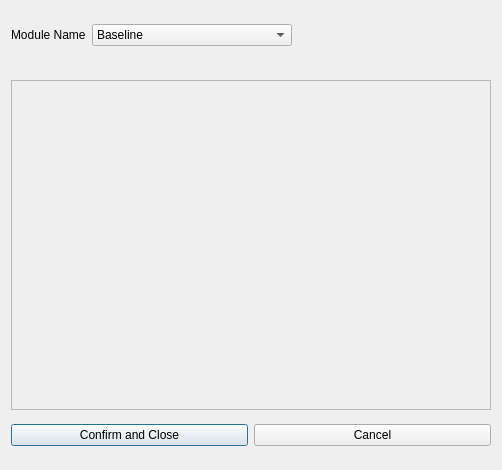
<?xml version="1.0" encoding="UTF-8"?>
<ui version="4.0">
 <class>SettingsForm</class>
 <widget class="QDialog" name="SettingsForm">
  <property name="windowModality">
   <enum>Qt::WindowModality::WindowModal</enum>
  </property>
  <property name="geometry">
   <rect>
    <x>0</x>
    <y>0</y>
    <width>502</width>
    <height>470</height>
   </rect>
  </property>
  <property name="sizePolicy">
   <sizepolicy hsizetype="Minimum" vsizetype="Minimum">
    <horstretch>0</horstretch>
    <verstretch>0</verstretch>
   </sizepolicy>
  </property>
  <property name="minimumSize">
   <size>
    <width>500</width>
    <height>470</height>
   </size>
  </property>
  <property name="maximumSize">
   <size>
    <width>502</width>
    <height>450</height>
   </size>
  </property>
  <property name="windowTitle">
   <string>Settings</string>
  </property>
  <layout class="QGridLayout" name="gridLayout">
   <item row="0" column="2">
    <spacer name="horizontalSpacer">
     <property name="orientation">
      <enum>Qt::Orientation::Horizontal</enum>
     </property>
     <property name="sizeHint" stdset="0">
      <size>
       <width>40</width>
       <height>20</height>
      </size>
     </property>
    </spacer>
   </item>
   <item row="1" column="0" colspan="3">
    <widget class="QFrame" name="toDisplay">
     <property name="sizePolicy">
      <sizepolicy hsizetype="Preferred" vsizetype="Minimum">
       <horstretch>0</horstretch>
       <verstretch>0</verstretch>
      </sizepolicy>
     </property>
     <property name="minimumSize">
      <size>
       <width>0</width>
       <height>330</height>
      </size>
     </property>
     <property name="maximumSize">
      <size>
       <width>16777215</width>
       <height>300</height>
      </size>
     </property>
     <property name="frameShape">
      <enum>QFrame::Shape::StyledPanel</enum>
     </property>
     <property name="frameShadow">
      <enum>QFrame::Shadow::Raised</enum>
     </property>
    </widget>
   </item>
   <item row="0" column="1">
    <widget class="QComboBox" name="ModuleComboBox">
     <property name="sizePolicy">
      <sizepolicy hsizetype="Minimum" vsizetype="Fixed">
       <horstretch>0</horstretch>
       <verstretch>0</verstretch>
      </sizepolicy>
     </property>
     <property name="minimumSize">
      <size>
       <width>200</width>
       <height>0</height>
      </size>
     </property>
     <item>
      <property name="text">
       <string>Baseline</string>
      </property>
     </item>
     <item>
      <property name="text">
       <string>RPeaks</string>
      </property>
     </item>
    </widget>
   </item>
   <item row="0" column="0">
    <widget class="QLabel" name="label">
     <property name="text">
      <string>Module Name</string>
     </property>
    </widget>
   </item>
   <item row="3" column="0" colspan="3">
    <layout class="QHBoxLayout" name="horizontalLayout">
     <item>
      <widget class="QPushButton" name="btnSave">
       <property name="text">
        <string>Confirm and Close</string>
       </property>
      </widget>
     </item>
     <item>
      <widget class="QPushButton" name="btnCancel">
       <property name="text">
        <string>Cancel</string>
       </property>
      </widget>
     </item>
    </layout>
   </item>
   <item row="2" column="0">
    <spacer name="verticalSpacer">
     <property name="orientation">
      <enum>Qt::Orientation::Vertical</enum>
     </property>
     <property name="sizeType">
      <enum>QSizePolicy::Policy::Fixed</enum>
     </property>
     <property name="sizeHint" stdset="0">
      <size>
       <width>20</width>
       <height>10</height>
      </size>
     </property>
    </spacer>
   </item>
  </layout>
 </widget>
 <resources/>
 <connections/>
</ui>
